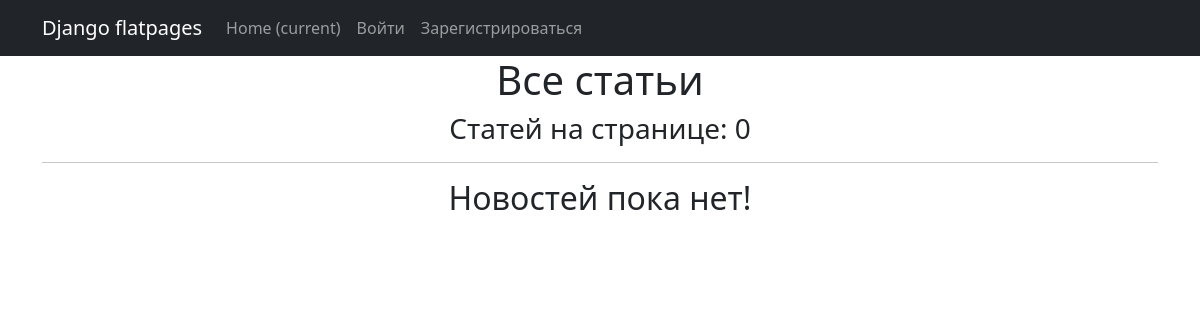
/articles/, run on an earlier commit of the app's database.
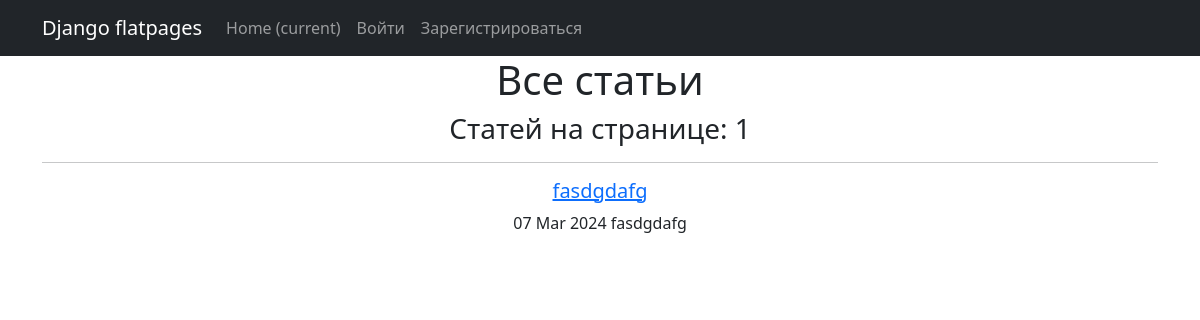
And on a later commit of the database.
### simpleapp/models.py (models this page shows, shortened)
class Post(models.Model):
    article = 'AR'
    news = 'NE'
    POSITIONS = [
        (news, 'Новость'),
        (article, 'Статья')
    ]
    author = models.ForeignKey(Author, on_delete=models.CASCADE)
    choice = models.CharField(max_length=2, choices=POSITIONS, default=news)
    time_create = models.DateTimeField(auto_now_add=True)
    title = models.CharField(max_length=150)
    content = models.TextField()
    post_rating = models.IntegerField(default=0)
    category = models.ManyToManyField('Category', through='PostCategory', verbose_name='Категории')

### simpleapp/views.py (the view)
# urls.py: path('articles/', ArticleList.as_view(), name='articles_list'),
class ArticleList(ListView):
    model = Post
    ordering = 'date'
    template_name = 'articles.html'
    context_object_name = 'Articles'
    def get_queryset(self):
        queryset = Post.objects.filter(choice='AR').order_by('-time_create')
        return queryset

### templates/articles.html (shortened to what this page needs)
{% extends 'flatpages/default.html' %}
{% load custom_filters %}
{% block content %}
    <h1>Все статьи</h1>
    <h3>Статей на странице: {{ Articles|length }}</h3>
    <hr>
    {% if Articles %}
        {% for article in Articles %}
            <h5><a href="http://127.0.0.1:8000/articles/{{ article.id }}">{{ article.title }}</a></h5>
            {{ article.time_create|date:'d M Y' }}
            {{ article.content|truncatewords:20 }}
        {% endfor %}
    {% else %}
        <h2>Новостей пока нет!</h2>
    {% endif %}
{% endblock content %}

What changed in the data, as far as the page shows it:
added Post: title "fasdgdafg", time_create "07 Mar 2024", content "fasdgdafg"
Also different on the page:
{{ Articles|length }}: "0" → "1"
text no longer shown: "Новостей пока нет!"
